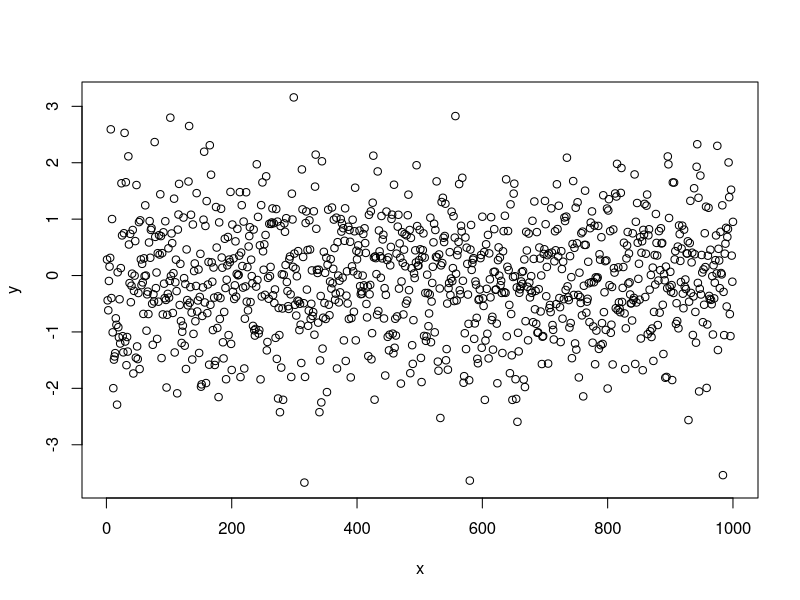
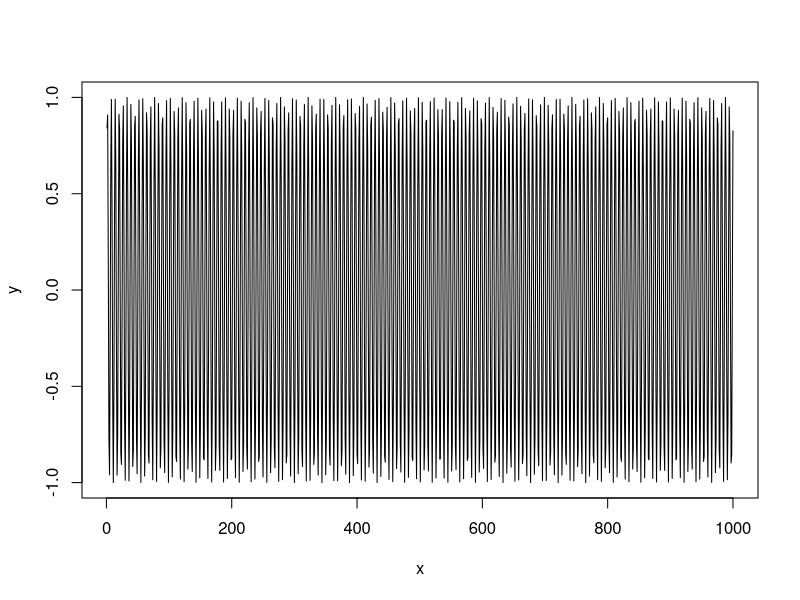

Write the R code that produced these figures, in order.
## ---- chunk 1
x <- 1:1000
y <- rnorm(1000)

plot(x, y)
## ---- chunk 2
x <- 1:1000
y <- sin(x)

plot(x, y, type = "l")
